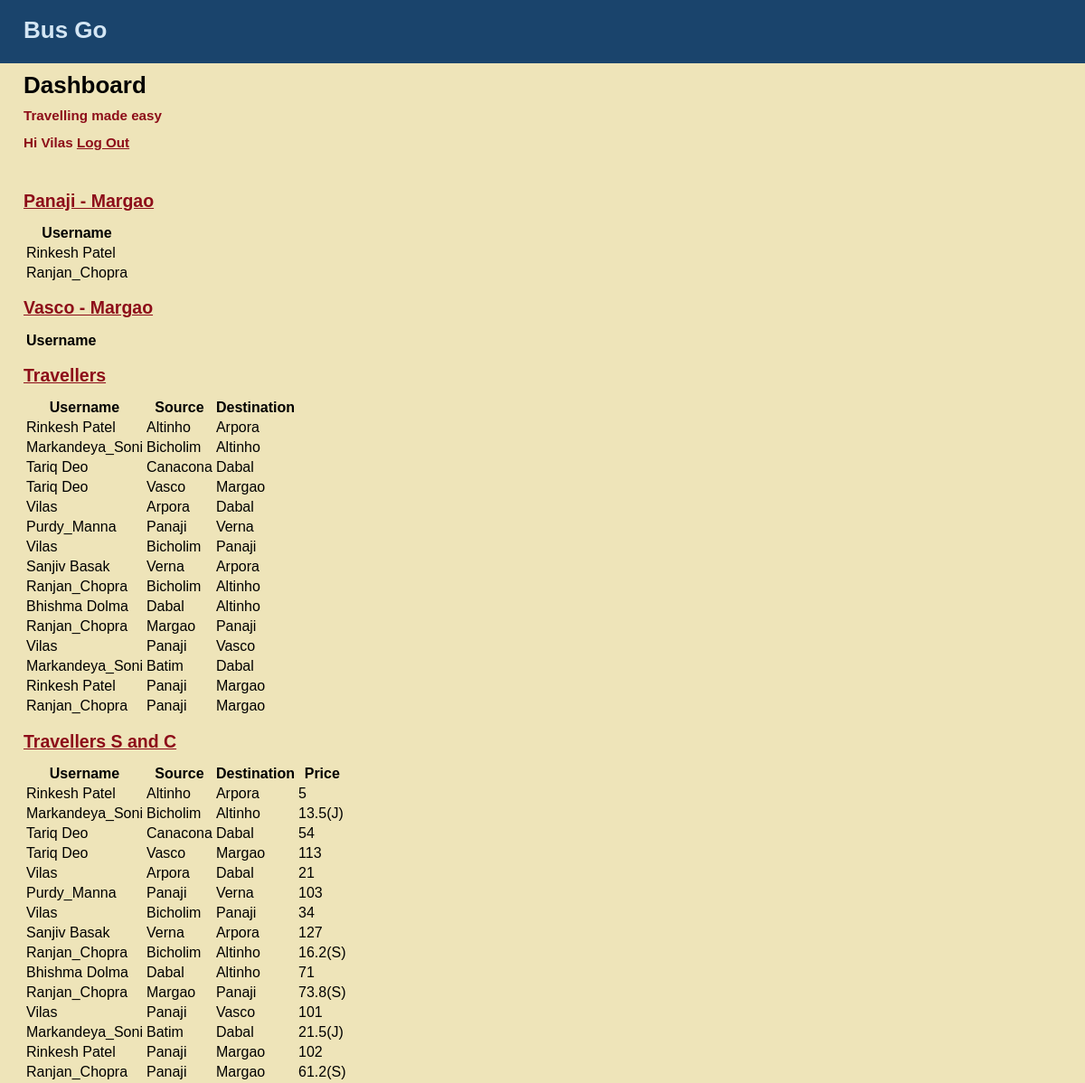
/index.php (signed in), run on the app's committed database.
### tables this page shows
CREATE TABLE `route` (
  `id` int(11) NOT NULL AUTO_INCREMENT,
  `user_id` int(11) NOT NULL,
  `ticket_id` int(11) NOT NULL,
  `date` date NOT NULL,
  PRIMARY KEY (`id`),
  KEY `user_id` (`user_id`,`ticket_id`)
);

CREATE TABLE `user` (
  `id` int(11) NOT NULL AUTO_INCREMENT,
  `username` varchar(50) NOT NULL,
  `hashed_password` varchar(255) NOT NULL,
  `age` int(11) NOT NULL,
  `gender` char(1) NOT NULL,
  PRIMARY KEY (`id`)
);

CREATE TABLE `ticket` (
  `id` int(11) NOT NULL AUTO_INCREMENT,
  `source` varchar(255) NOT NULL,
  `destination` varchar(255) NOT NULL,
  `price` int(11) NOT NULL,
  PRIMARY KEY (`id`)
);

### inc/functions.php (called while the page is built, shortened)
<?php
	function find_user($source=null, $destination=null, $age=null) {
		global $connection;
		$query = "SELECT * ";
		$query .= "FROM ticket as ts ";
		$query .= "INNER JOIN route as rs ";
		$query .= "ON ts.id = rs.ticket_id ";
		$query .= "INNER JOIN user as us ON rs.user_id = us.id ";
		if ($source) {
			$query .= "where ts.source='{$source}' and ts.destination='{$destination}'";
		}
		if ($age) {
			$query .= "and age > 60";
		}
		return mysqli_query($connection, $query);
	}
?>

### public/index.php (the view, shortened to what this page needs)
<?php 	require_once("../inc/db_conn.php")				 				?>
<?php require_once("../inc/functions.php")				 			?>
<?php
include("../inc/layouts/header.php")
?>
		<div id="main">
			<div id="page">
				<h1>Dashboard</h1>
				<h3>Travelling made easy</h3>
				<h3><?php echo "Hi " . $_SESSION['username']. " "; ?><a href="log_out.php">Log Out</a></h3>
				<br>
				<h2><a href="panmar.php">Panaji - Margao</a></h2>
				<table>
					<thead>
						<tr>
							<th>Username</th>
						</tr>
					</thead>
					<tbody>
					<?php
						$user_set = find_user("Panaji","Margao");
						while ($user = mysqli_fetch_assoc($user_set)) {
							echo "<tr>";
							echo "<td>" . $user['username'] . "</td>";
							echo "</tr>";
						}
					?>
					</tbody>
				</table>
				<h2><a href="vasmar.php">Vasco - Margao</a></h2>
				<table>
					<thead>
						<tr>
							<th>Username</th>
						</tr>
					</thead>
				</table>
				<h2><a href="travellers.php">Travellers</a></h2>
				<table>
					<thead>
						<tr>
							<th>Username</th>
							<th>Source</th>
							<th>Destination</th>
						</tr>
					</thead>
					<tbody>
					<?php
						$user_set = find_user();
						while ($user = mysqli_fetch_assoc($user_set)) {
							echo "<tr>";
							echo "<td>" . $user['username'] . "</td>";
							echo "<td>" . $user['source'] . "</td>";
							echo "<td>" . $user['destination'] . "</td>";
							echo "</tr>";
						}
					?>
					</tbody>
				</table>
				<h2><a href="travellerssc.php">Travellers S and C</a></h2>
				<table>
					<thead>
						<tr>
							<th>Username</th>
							<th>Source</th>
							<th>Destination</th>
							<th>Price</th>
						</tr>
					</thead>
					<tbody>
					<?php
						$user_set = find_user();
						while ($user = mysqli_fetch_assoc($user_set)) {
							echo "<tr>";
							echo "<td>" . $user['username'] . "</td>";
							echo "<td>" . $user['source'] . "</td>";
							echo "<td>" . $user['destination'] . "</td>";
							echo "<td>";
							if ($user['age'] > 60)   {
								echo $user['price'] * (1-0.4). "(S)";
							} else if ($user['age'] < 16) {
								echo $user['price'] * (1-0.5). "(J)";;
							} else {
								echo $user['price'];
							}
							echo "</td>";
							echo "</tr>";
						}
					?>
					</tbody>
				</table>
			</div>
		</div>
<?php
include("../inc/layouts/footer.php")
?>

### inc/layouts/header.php (shortened to what this page needs)
<html>
	<head>
		<link rel="stylesheet" type="text/css" href="css/public.css">
	</head>
	<body>
		<div id="header">
			<h1>Bus Go</h1>
		</div>

### inc/layouts/footer.php (shortened to what this page needs)
	</body>
</html>

### public/css/public.css (style rules this page uses)
html { height: 100%; width: 100%; }
body { width: 100%; height: 100%; margin: 0; padding: 0; border: 0; font-family: Verdana, Arial, Helvetica, sans-serif; font-size: 13px; line-height: 15px; background: #EEE4B9; }
a { color: #8D0D19; }
#header { height: 70px; margin: 0; padding: 0; text-align: left; background: #1A446C; color: #D4E6F4; }
#header h1 { padding: 1em; margin: 0; }
#main { height: 600px; width: 100%; margin: 0; padding: 0; background: #EEE4B9; }
#page { float: left; height: 100%; padding-left: 2em; vertical-align: top; background: #EEE4B9; }
#page h2 { color: #8D0D19; margin-top: 1em; }
#page h3 { color: #8D0D19; }

### data on the page
route: user.username "Rinkesh Patel", ticket.source "Panaji", ticket.destination "Margao", ticket.price "102"
route: user.username "Ranjan_Chopra", ticket.source "Panaji", ticket.destination "Margao", $user['price']*(1-0.4) "61.2"
route: user.username "Rinkesh Patel", ticket.source "Altinho", ticket.destination "Arpora", ticket.price "5"
route: user.username "Markandeya_Soni", ticket.source "Bicholim", ticket.destination "Altinho", $user['price']*(1-0.5) "13.5"
route: user.username "Tariq Deo", ticket.source "Canacona", ticket.destination "Dabal", ticket.price "54"
route: user.username "Tariq Deo", ticket.source "Vasco", ticket.destination "Margao", ticket.price "113"
route: user.username "Vilas", ticket.source "Arpora", ticket.destination "Dabal", ticket.price "21"
route: user.username "Purdy_Manna", ticket.source "Panaji", ticket.destination "Verna", ticket.price "103"
route: user.username "Vilas", ticket.source "Bicholim", ticket.destination "Panaji", ticket.price "34"
route: user.username "Sanjiv Basak", ticket.source "Verna", ticket.destination "Arpora", ticket.price "127"
route: user.username "Ranjan_Chopra", ticket.source "Bicholim", ticket.destination "Altinho", $user['price']*(1-0.4) "16.2"
route: user.username "Bhishma Dolma", ticket.source "Dabal", ticket.destination "Altinho", ticket.price "71"
route: user.username "Ranjan_Chopra", ticket.source "Margao", ticket.destination "Panaji", $user['price']*(1-0.4) "73.8"
route: user.username "Vilas", ticket.source "Panaji", ticket.destination "Vasco", ticket.price "101"
route: user.username "Markandeya_Soni", ticket.source "Batim", ticket.destination "Dabal", $user['price']*(1-0.5) "21.5"

### other printed values
$_SESSION['username'] "Vilas"
